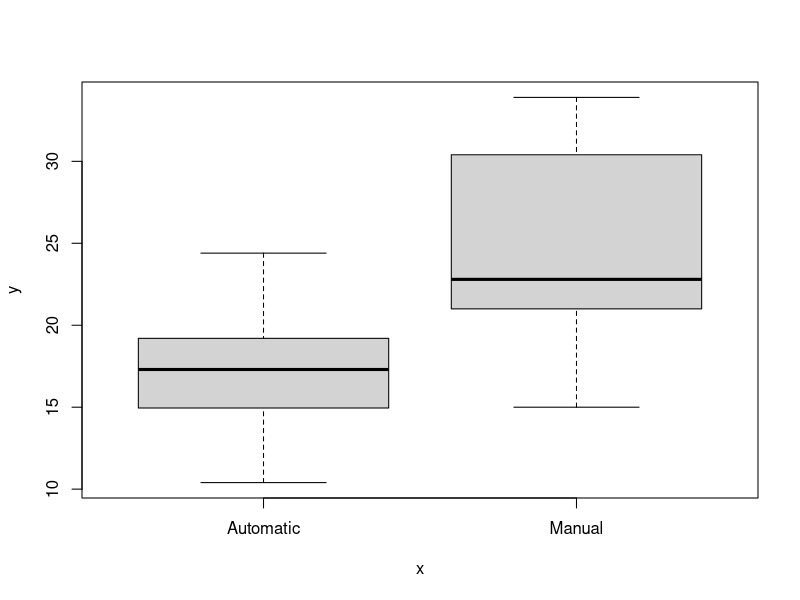
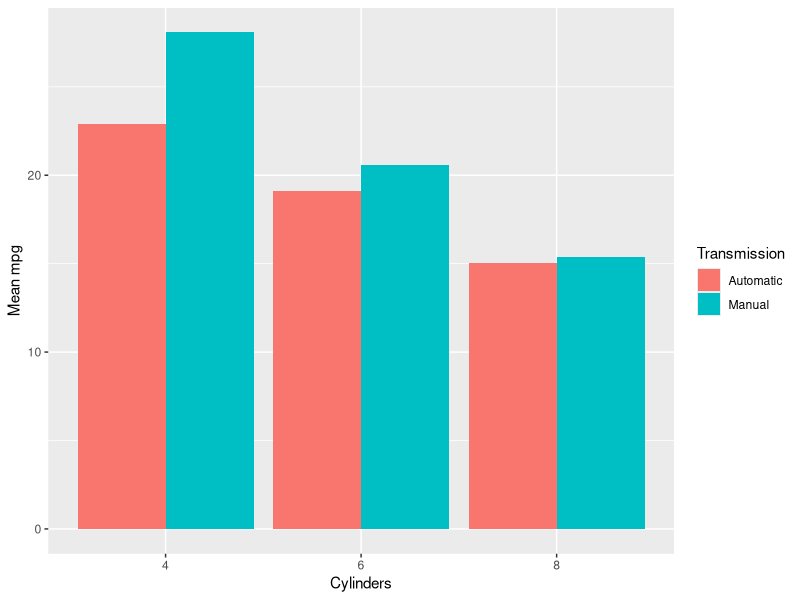

The R script that drew these images, in order: (Note: this script raises an error after producing the figures.)
## ---- chunk 1
# Load data and libraries
library(plyr)
library(dplyr)
library(ggplot2)
library(datasets)
data(mtcars)
library(GGally)
m<-mtcars
m$am<-revalue(as.factor(mtcars$am), replace=c("0"="Automatic","1"="Manual"))
## ---- chunk 2
#m %>% group_by(am) %>% dplyr::summarize(mean=mean(mpg))
plot(x=m$am,y=m$mpg)
(m %>% group_by(am, cyl) %>% dplyr::summarize(mean=mean(mpg)) -> mm)
mm$cyl<-as.factor(mm$cyl)
print(ggplot(data = mm, aes(x = cyl, y=mean, fill=am)) +
              geom_bar(stat="identity", position="dodge") +
              ylab(label = "Mean mpg") +
              scale_x_discrete("Cylinders", breaks=c("4","6","8")) +
              guides(fill=guide_legend(title="Transmission"))
      )
## ---- chunk 3
t.test(m[m$cyl==8 & m$am == "Automatic", "mpg"],
       m[m$cyl==8 & m$am == "Manual","mpg"],
       var.equal = FALSE,
       paired = FALSE)
## ---- chunk 4
(fit<-lm(mpg~.,m))
(fitM<-lm(mpg~am,m))
## ---- chunk 5
m %>% group_by(am) %>% dplyr::summarize(mean.weight=mean(wt))
## ---- chunk 6
g = ggpairs(mtcars, lower = list(continuous = "smooth"),params = c(method = "loess"))
g
